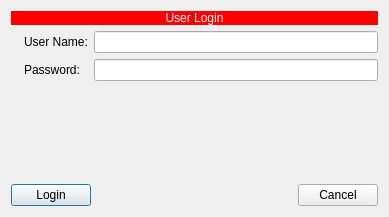
<?xml version="1.0" encoding="UTF-8"?>
<ui version="4.0">
 <class>UserLogin</class>
 <widget class="QDialog" name="UserLogin">
  <property name="geometry">
   <rect>
    <x>0</x>
    <y>0</y>
    <width>389</width>
    <height>217</height>
   </rect>
  </property>
  <property name="windowTitle">
   <string>User Login - Smart Payroll</string>
  </property>
  <layout class="QVBoxLayout" name="verticalLayout">
   <item>
    <widget class="QLabel" name="label_3">
     <property name="styleSheet">
      <string notr="true">font: 75 16pt &quot;MS Shell Dlg 2&quot;;
color: rgb(255, 255, 255);
background-color: rgb(255, 0, 0);</string>
     </property>
     <property name="text">
      <string>User Login</string>
     </property>
     <property name="alignment">
      <set>Qt::AlignCenter</set>
     </property>
    </widget>
   </item>
   <item>
    <layout class="QGridLayout" name="gridLayout">
     <item row="0" column="1">
      <widget class="QLabel" name="label">
       <property name="text">
        <string>User Name:</string>
       </property>
      </widget>
     </item>
     <item row="0" column="2">
      <widget class="QLineEdit" name="UserName"/>
     </item>
     <item row="1" column="1">
      <widget class="QLabel" name="label_2">
       <property name="text">
        <string>Password:</string>
       </property>
      </widget>
     </item>
     <item row="2" column="1">
      <widget class="QLabel" name="label_5">
       <property name="text">
        <string/>
       </property>
      </widget>
     </item>
     <item row="1" column="2">
      <widget class="QLineEdit" name="Password">
       <property name="echoMode">
        <enum>QLineEdit::Password</enum>
       </property>
      </widget>
     </item>
     <item row="0" column="0" rowspan="3">
      <widget class="QLabel" name="label_4">
       <property name="text">
        <string/>
       </property>
       <property name="pixmap">
        <pixmap resource="../../home/src/res.qrc">:/images/SecurityLock.png</pixmap>
       </property>
      </widget>
     </item>
    </layout>
   </item>
   <item>
    <spacer name="verticalSpacer">
     <property name="orientation">
      <enum>Qt::Vertical</enum>
     </property>
     <property name="sizeHint" stdset="0">
      <size>
       <width>20</width>
       <height>60</height>
      </size>
     </property>
    </spacer>
   </item>
   <item>
    <layout class="QHBoxLayout" name="horizontalLayout">
     <item>
      <widget class="QPushButton" name="Login">
       <property name="text">
        <string>Login</string>
       </property>
       <property name="icon">
        <iconset resource="../../home/src/res.qrc">
         <normaloff>:/images/preferences.png</normaloff>:/images/preferences.png</iconset>
       </property>
      </widget>
     </item>
     <item>
      <spacer name="horizontalSpacer">
       <property name="orientation">
        <enum>Qt::Horizontal</enum>
       </property>
       <property name="sizeHint" stdset="0">
        <size>
         <width>40</width>
         <height>20</height>
        </size>
       </property>
      </spacer>
     </item>
     <item>
      <widget class="QPushButton" name="Cancel">
       <property name="text">
        <string>Cancel</string>
       </property>
       <property name="icon">
        <iconset resource="../smartpay/src/rc.qrc">
         <normaloff>:/images/delete.png</normaloff>:/images/delete.png</iconset>
       </property>
      </widget>
     </item>
    </layout>
   </item>
  </layout>
 </widget>
 <resources>
  <include location="../../home/src/res.qrc"/>
  <include location="../smartpay/src/rc.qrc"/>
  <include location="../../home/src/res.qrc"/>
  <include location="../smartpay/src/rc.qrc"/>
 </resources>
 <connections/>
</ui>
